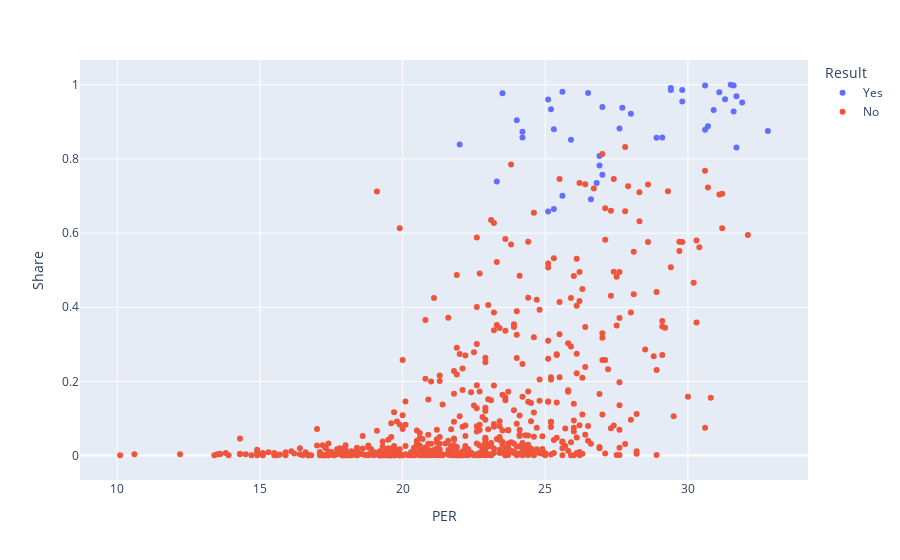

Notebook code cell kept with this figure:
### Code cell
fig2 = plex.scatter(MVP_races_data,
                    y = 'Share',
                    x = 'PER',
                    color='Result',
                    hover_name='Player',
                    hover_data=['Year']
                   )

fig2.show()

### Figure 1 — Plotly figure (JSON) as saved in the notebook; plotly's stock layout.template omitted (floating-point values rounded to 4 significant figures; data arrays with more than 128 entries replaced by an {"elided": "..."} marker saying what was removed)
{"data": [{"customdata": [[1980], [1981], [1982], [1983], [1984], [1985], [1986], [1987], [1988], [1989], [1990], [1991], [1992], [1993], [1994], [1995], [1996], [1997], [1998], [1999], [2000], [2001], [2002], [2003], [2004], [2005], [2006], [2007], [2008], [2009], [2010], [2011], [2012], [2013], [2014], [2015], [2016], [2017], [2018], [2019], [2020], [2021], [2022]], "hovertemplate": "<b>%{hovertext}</b><br><br>Result=Yes<br>PER=%{x}<br>Share=%{y}<br>Year=%{customdata[0]}<extra></extra>", "hovertext": ["Kareem Abdul-Jabbar", "Julius Erving", "Moses Malone", "Moses Malone", "Larry Bird", "Larry Bird", "Larry Bird", "Magic Johnson", "Michael Jordan", "Magic Johnson", "Magic Johnson", "Michael Jordan", "Michael Jordan", "Charles Barkley", "Hakeem Olajuwon", "David Robinson", "Michael Jordan", "Karl Malone", "Michael Jordan", "Karl Malone", "Shaquille O'Neal", "Allen Iverson", "Tim Duncan", "Tim Duncan", "Kevin Garnett", "Steve Nash", "Steve Nash", "Dirk Nowitzki", "Kobe Bryant", "LeBron James", "LeBron James", "Derrick Rose", "LeBron James", "LeBron James", "Kevin Durant", "Stephen Curry", "Stephen Curry", "Russell Westbrook", "James Harden", "Giannis Antetokounmpo", "Giannis Antetokounmpo", "Nikola Jokić", "Nikola Jokić"], "legendgroup": "Yes", "marker": {"color": "#636efa", "symbol": "circle"}, "mode": "markers", "name": "Yes", "orientation": "v", "showlegend": true, "type": "scatter", "x": [25.3, 25.1, 26.8, 25.1, 24.2, 26.5, 25.6, 27, 31.7, 26.9, 26.6, 31.6, 27.7, 25.9, 25.3, 29.1, 29.4, 28.9, 25.2, 25.6, 30.6, 24, 27, 26.9, 29.4, 22, 23.3, 27.6, 24.2, 31.7, 31.1, 23.5, 30.7, 31.6, 29.8, 28, 31.5, 30.6, 29.8, 30.9, 31.9, 31.3, 32.8], "xaxis": "x", "y": [0.665, 0.658, 0.735, 0.96, 0.858, 0.978, 0.981, 0.94, 0.831, 0.782, 0.691, 0.928, 0.938, 0.852, 0.88, 0.858, 0.986, 0.857, 0.934, 0.701, 0.998, 0.904, 0.757, 0.808, 0.991, 0.839, 0.739, 0.882, 0.873, 0.969, 0.98, 0.977, 0.888, 0.998, 0.986, 0.922, 1, 0.879, 0.955, 0.932, 0.952, 0.961, 0.875], "yaxis": "y"}, {"customdata": {"elided": "647x1 int values"}, "hovertemplate": "<b>%{hovertext}</b><br><br>Result=No<br>PER=%{x}<br>Share=%{y}<br>Year=%{customdata[0]}<extra></extra>", "hovertext": {"elided": "647 str values"}, "legendgroup": "No", "marker": {"color": "#EF553B", "symbol": "circle"}, "mode": "markers", "name": "No", "orientation": "v", "showlegend": true, "type": "scatter", "x": {"elided": "647 float values"}, "xaxis": "x", "y": {"elided": "647 float values"}, "yaxis": "y"}], "layout": {"autosize": true, "legend": {"title": {"text": "Result"}, "tracegroupgap": 0}, "margin": {"t": 60}, "xaxis": {"anchor": "y", "autorange": true, "domain": [0, 1], "range": [8.671, 34.23], "title": {"text": "PER"}, "type": "linear"}, "yaxis": {"anchor": "x", "autorange": true, "domain": [0, 1], "range": [-0.07635, 1.077], "title": {"text": "Share"}, "type": "linear"}}}
